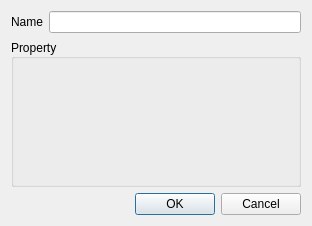
<?xml version="1.0" encoding="UTF-8"?>
<ui version="4.0">
 <class>NewRelationDialog</class>
 <widget class="QDialog" name="NewRelationDialog">
  <property name="geometry">
   <rect>
    <x>0</x>
    <y>0</y>
    <width>312</width>
    <height>226</height>
   </rect>
  </property>
  <property name="windowTitle">
   <string>Dialog</string>
  </property>
  <layout class="QGridLayout" name="gridLayout">
   <item row="0" column="0">
    <widget class="QLabel" name="label">
     <property name="text">
      <string>Name</string>
     </property>
    </widget>
   </item>
   <item row="0" column="1">
    <widget class="QLineEdit" name="lineEdit"/>
   </item>
   <item row="1" column="0" colspan="2">
    <widget class="QGroupBox" name="groupBox">
     <property name="title">
      <string>Property</string>
     </property>
     <property name="alignment">
      <set>Qt::AlignLeading|Qt::AlignLeft|Qt::AlignVCenter</set>
     </property>
     <layout class="QVBoxLayout" name="verticalLayout">
      <property name="bottomMargin">
       <number>0</number>
      </property>
     </layout>
    </widget>
   </item>
   <item row="2" column="0" colspan="2">
    <widget class="QDialogButtonBox" name="buttonBox">
     <property name="orientation">
      <enum>Qt::Horizontal</enum>
     </property>
     <property name="standardButtons">
      <set>QDialogButtonBox::Cancel|QDialogButtonBox::Ok</set>
     </property>
    </widget>
   </item>
  </layout>
 </widget>
 <resources/>
 <connections>
  <connection>
   <sender>buttonBox</sender>
   <signal>rejected()</signal>
   <receiver>NewRelationDialog</receiver>
   <slot>reject()</slot>
   <hints>
    <hint type="sourcelabel">
     <x>316</x>
     <y>260</y>
    </hint>
    <hint type="destinationlabel">
     <x>286</x>
     <y>274</y>
    </hint>
   </hints>
  </connection>
 </connections>
</ui>
